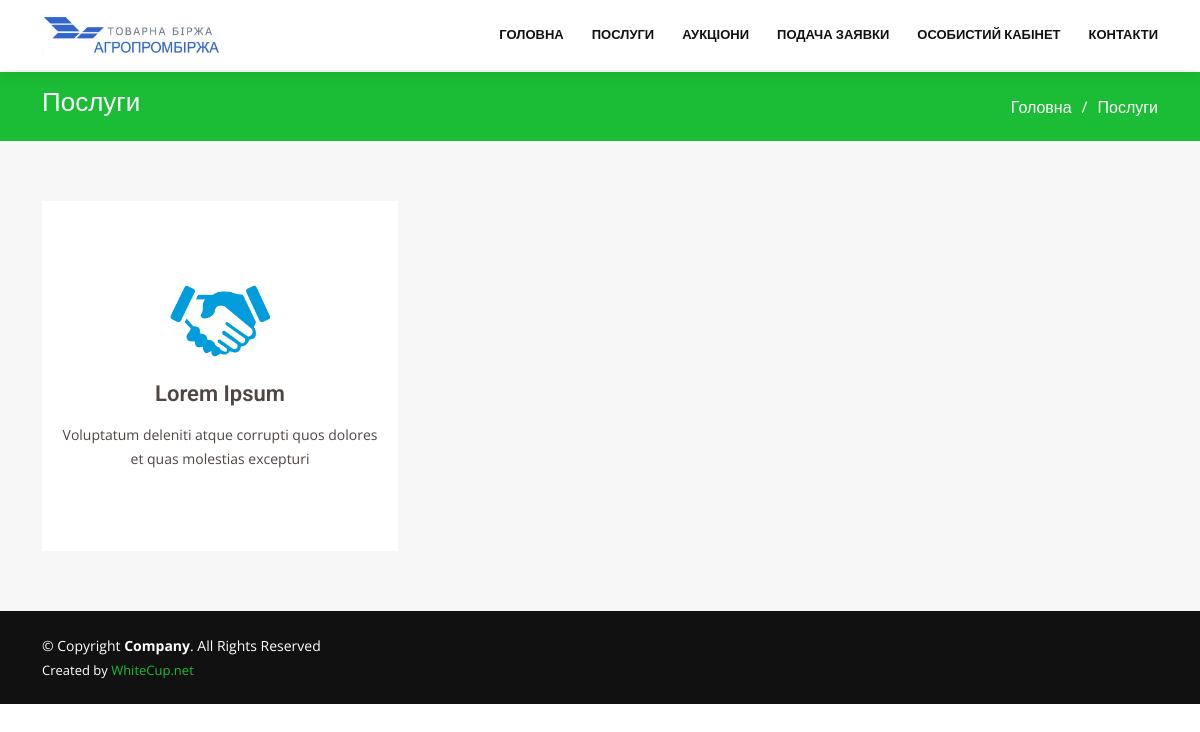
Page /services/ on the committed database.
### website/models.py (models this page shows, shortened)
class Services(models.Model):
    image = models.ImageField("Изображение", upload_to="services/")
    pagetitle = models.CharField("Заголовок", max_length=150)
    description = models.TextField("Описание")
    class Meta:
        verbose_name = "Услуга"
        verbose_name_plural = "Услуги"

### website/views.py (the view)
# urls.py: path('services/', views.ServicesPage.as_view(), name='services'),
class ServicesPage(View):
    def get(self, request):
        services = Services.objects.all()
        return render(request, "site/services.html", {"services_list": services})

### templates/site/services.html
<!DOCTYPE html>
<html lang="en">
{% load static %}
{% include 'site/include/head.html' %}
<body>
{% include 'site/include/header.html' %}
  <main id="main">
    <section id="breadcrumbs" class="breadcrumbs">
      <div class="container">
        <div class="d-flex justify-content-between align-items-center">
          <h2>Послуги</h2>
          <ol>
            <li><a href="{% url 'index' %}">Головна</a></li>
            <li>Послуги</li>
          </ol>
        </div>
      </div>
    </section>
    <section id="services" class="services section-bg">
      <div class="container" data-aos="fade-up">
        <div class="row">
           {% for services in services_list %}
              <div class="col-lg-4 col-md-6 d-flex align-items-stretch" data-aos="zoom-in" data-aos-delay="100">
            <div class="icon-box iconbox-blue">
              <div class="icon">
                  <img src="{{ services.image.url }}" alt="{{ services.pagetitle }}" width="120">
              </div>
              <h4>{{ services.pagetitle }}</h4>
              <p>{{ services.description}}</p>
            </div>
          </div>
            {% endfor %}
        </div>
      </div>
    </section>
  </main>
{% include 'site/include/footer.html' %}
</body>
</html>

### static/assets/css/style.css (style rules this page uses)
body { font-family: "Open Sans", sans-serif; color: #4d4643; }
a { color: #1bbd36; text-decoration: none; }
h1, h2, h3, h4, h5, h6 { font-family: "Roboto", sans-serif; }
@media (prefers-reduced-motion: no-preference) { :root { scroll-behavior: auto; } }
section { padding: 60px 0; overflow: hidden; }
.section-bg { background-color: #f7f7f7; }
.breadcrumbs { padding: 15px 0; background: #1bbd36; min-height: 40px; margin-top: 72px; }
.breadcrumbs h2 { font-size: 26px; font-weight: 300; color: #fff; }
.breadcrumbs ol { display: flex; flex-wrap: wrap; list-style: none; padding: 0; margin: 0; color: #fff; }
.breadcrumbs ol a { color: #fff; }
.breadcrumbs ol li + li { padding-left: 10px; }
.breadcrumbs ol li + li::before { display: inline-block; padding-right: 10px; color: #fff; content: "/"; }
.services .icon-box { text-align: center; padding: 70px 20px 80px 20px; transition: all ease-in-out 0.3s; background: #fff; }
.services .icon-box .icon { margin: 0 auto; width: 100px; height: 100px; display: flex; align-items: center; justify-content: center; transition: ease-in-out 0.3s; position: relative; }
.services .icon-box h4 { font-weight: 600; margin: 10px 0 15px 0; font-size: 22px; }
.services .icon-box p { line-height: 24px; font-size: 14px; margin-bottom: 0; }

### rows in the picture
Services: image (picture), pagetitle "Lorem Ipsum", description "Voluptatum deleniti atque corrupti quos dolores et quas molestias excepturi"
